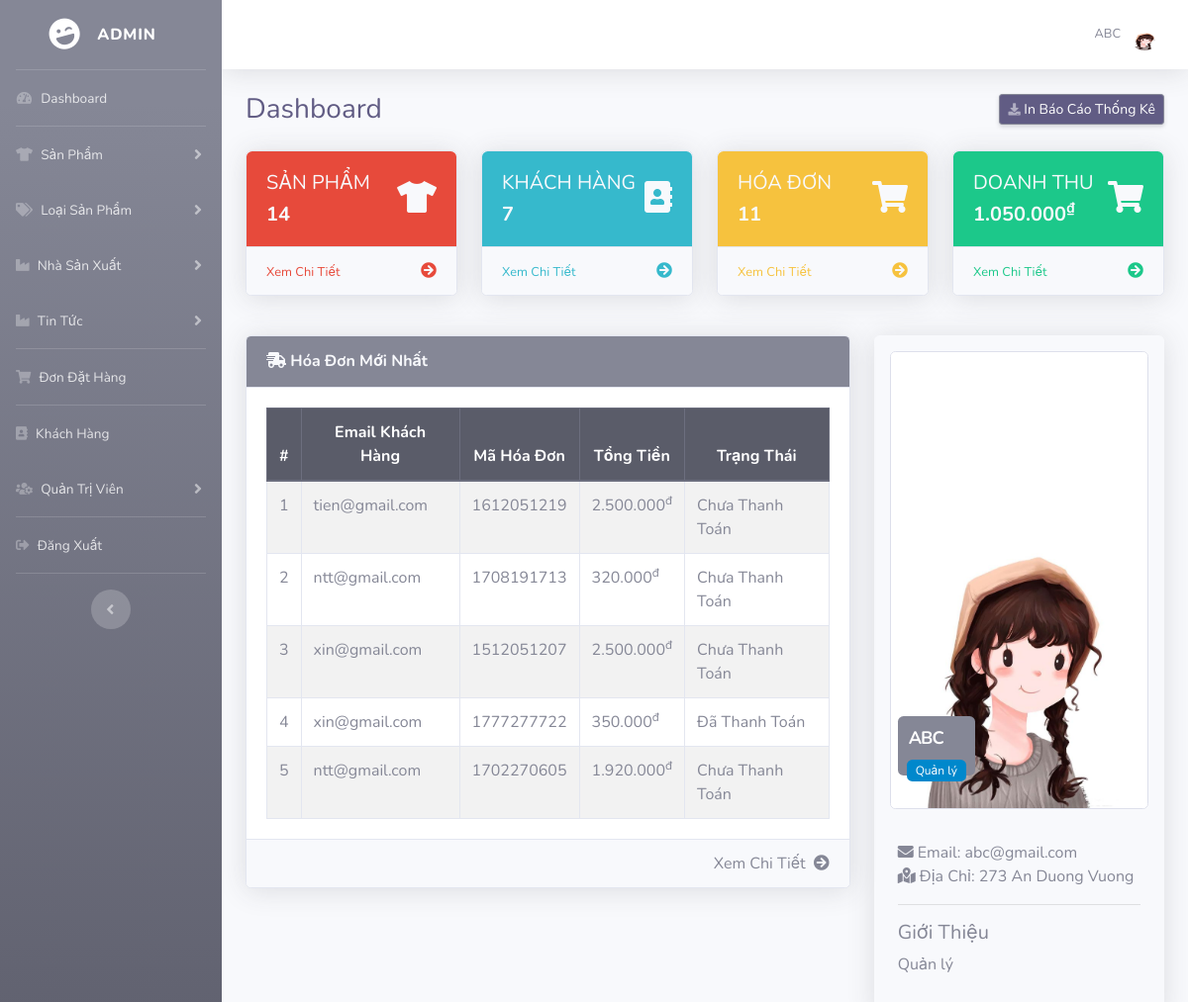
Page /quanao/admin/index.php?dashboard (signed in) on the committed database.
### tables this page shows
CREATE TABLE `hoadon` (
  `MA_HD` int(10) NOT NULL,
  `MA_KH` int(11) NOT NULL,
  `TONGTIEN` int(11) NOT NULL,
  `TRANGTHAI` text DEFAULT NULL,
  `admin_id` varchar(5) DEFAULT NULL,
  `phuong_thuc` varchar(255) NOT NULL
);

CREATE TABLE `kh` (
  `MA_KH` int(11) NOT NULL,
  `TEN_KH` varchar(50) NOT NULL,
  `EMAIL` varchar(50) NOT NULL,
  `MATKHAU` varchar(255) NOT NULL,
  `DIACHI` varchar(100) DEFAULT NULL,
  `AVATAR` varchar(500) DEFAULT NULL,
  `TRANGTHAI` varchar(10) DEFAULT NULL
);

### quanao/admin/includes/database.php (called while the page is built, shortened)
<?php
    class MyConnect {
        private $conn;
        public function __construct() {
            $this->host = "localhost";
            $this->user = "root";
            $this->passwd = "";
            $this->database = "clothingshop";
            $this->conn = new mysqli($this->host,$this->user,$this->passwd,$this->database, 3307);
        }
        public function isConnected() {
            return true;
        }
        public function query($query) {
            if($this->isConnected()) {
                $tableData = mysqli_query($this->conn,$query);
                return $tableData;
            }
        }
    }
?>

### quanao/admin/dashboard.php (the view)
<?php
if(!isset($_SESSION['admin_email'])){
    echo "<script>window.open('login.php','_self')</script>";
}
else {
    $get_products = "select * from SP";
    $run_query = $MyConn->query($get_products);
    $count_products = mysqli_num_rows($run_query);
    $get_bill = "select * from HOADON";
    $run_query = $MyConn->query($get_bill);
    $count_bills = mysqli_num_rows($run_query);
    $get_Income = 0;
    while($row = mysqli_fetch_array($run_query)) {
        if($row['TRANGTHAI'] == "Đã Thanh Toán") {
            $get_Income += $row['TONGTIEN'];
        }
    }
    $get_Customer = "select * from KH";
    $run_query = $MyConn->query($get_Customer);
    $count_customers = mysqli_num_rows($run_query);
?>
                    <div class="d-sm-flex align-items-center justify-content-between mb-4">
                        <h1 class="h3 mb-0 " style="color:#615c84">Dashboard</h1>
                        <a href="#" style="background-color:#615c84" class="d-none d-sm-inline-block btn btn-sm btn-secondary shadow-sm"><i
                                class="fas fa-download fa-sm text-white-50" ></i> In Báo Cáo Thống Kê</a>
                    </div>
                    <div class="row">
                        <div class="col-xl-3 col-md-6 mb-4">
                            <div class="card shadow h-100">
                                <div class="card-body btn-danger rounded-top">
                                    <div class="row no-gutters align-items-center">
                                        <div class="col mr-2"  >
                                            <div class="text-xs font-weight-bold text-light text-uppercase mb-1" >
                                                <h5>Sản phẩm</h5></div>
                                            <div class="h5 mb-0 font-weight-bold text-light"> <?php echo $count_products; ?>  </div>
                                        </div>
                                        <div class="col-auto">
                                            <i class="fas fa-tshirt fa-2x text-light"></i>
                                        </div>
                                    </div>
                                </div>
                                <div class="card-footer rounded-bottom">
                                    <span><a href="index.php?view_product" class="card-link small text-danger">Xem Chi Tiết</a></span>
                                    <span class="float-right "><i class="fa fa-arrow-circle-right text-danger"></i></span>
                                </div>
                            </div>
                        </div>
                        <div class="col-xl-3 col-md-6 mb-4">
                            <div class="card shadow h-100">
                                <div class="card-body bg-info rounded-top">
                                    <div class="row no-gutters align-items-center">
                                        <div class="col mr-2">
                                            <div class="text-xs font-weight-bold text-light text-uppercase mb-1">
                                                <h5>Khách Hàng</h5></div>
                                            <div class="h5 mb-0 font-weight-bold text-light"> <?php echo $count_customers; ?> </div>
                                        </div>
                                        <div class="col-auto">
                                            <i class="fas fa-address-book fa-2x text-light"></i>
                                        </div>
                                    </div>
                                </div>
                                <div class="card-footer rounded-bottom">
                                    <span><a href="index.php?view_customer" class="card-link small text-info">Xem Chi Tiết</a></span>
                                    <span class="float-right "><i class="fa fa-arrow-circle-right text-info"></i></span>
                                </div>
                            </div>
                        </div>
                        <div class="col-xl-3 col-md-6 mb-4">
                            <div class="card shadow h-100">
                                <div class="card-body bg-warning rounded-top">
                                    <div class="row no-gutters align-items-center">
                                        <div class="col mr-2">
                                            <div class="text-xs font-weight-bold text-light text-uppercase mb-1">
                                                <h5>HÓA ĐƠN</h5></div>
                                            <div class="h5 mb-0 font-weight-bold text-light"> <?php echo $count_bills; ?> </div>
                                        </div>
                                        <div class="col-auto">
                                            <i class="fas fa-shopping-cart fa-2x text-light"></i>
                                        </div>
                                    </div>
                                </div>
                                <div class="card-footer rounded-bottom">
                                    <span><a href="index.php?view_bill" class="card-link small text-warning">Xem Chi Tiết</a></span>
                                    <span class="float-right "><i class="fa fa-arrow-circle-right text-warning"></i></span>
                                </div>
                            </div>
                        </div>
                        <div class="col-xl-3 col-md-6 mb-4">
                            <div class="card shadow h-100">
                                <div class="card-body bg-success rounded-top">
                                    <div class="row no-gutters align-items-center">
                                        <div class="col mr-2">
                                            <div class="text-xs font-weight-bold text-light text-uppercase mb-1">
                                                <h5>DOANH THU</h5></div>
                                            <div class="h5 mb-0 font-weight-bold text-light"> <?php echo number_format($get_Income,0,",",".")."<sup>₫</sup>" ?> </div>
                                        </div>
                                        <div class="col-auto">
                                            <i class="fas fa-shopping-cart fa-2x text-light"></i>
                                        </div>
                                    </div>
                                </div>
                                <div class="card-footer rounded-bottom">
                                    <span><a href="index.php?view_bill" class="card-link small text-success">Xem Chi Tiết</a></span>
                                    <span class="float-right "><i class="fa fa-arrow-circle-right text-success"></i></span>
                                </div>
                            </div>
                        </div>
                </div>
                <div class="row mt-3">
                    <div class="col-lg-8">
                        <div class="card shadow mb-4">
                            <div class="card-header py-3 bg-secondary">
                                <h6 class="m-0 font-weight-bold text-light">
                                    <i class="fas fa-shipping-fast"></i>   Hóa Đơn Mới Nhất
                                </h6>
                            </div>
                            <div class="card-body ">
                                <div class="table-responsive">
                                    <table class="table table-hover table-bordered table-striped mb-0 table">
                                        <thead class="thead-dark text-center">
                                            <tr>
                                                <th class="text-center">#</th>
                                                <th>Email Khách Hàng</th>
                                                <th>Mã Hóa Đơn</th>
                                                <th>Tổng Tiền</th>
                                                <th>Trạng Thái</th>
                                            </tr>
                                        </thead>
                                        <tbody>
                                            <?php
                                                $i = 1;
                                                $getTopBillQuery = "SELECT EMAIL, MA_HD, HOADON.TRANGTHAI, TONGTIEN FROM HOADON, KH WHERE (KH.MA_KH = HOADON.MA_KH) ORDER BY RAND() LIMIT 5";
                                                $result = $MyConn->query($getTopBillQuery);
                                                while($row = mysqli_fetch_array($result)) {
                                                    $email = $row['EMAIL'];
                                                    $billID = $row['MA_HD'];
                                                    $status = $row['TRANGTHAI'];
                                                    $totalbill = $row['TONGTIEN'];
                                            ?>
                                            <tr>
                                                <td class="text-center"> <?php echo $i++; ?> </td>
                                                <td> <?php echo $email; ?> </td>
                                                <td> <?php echo $billID; ?> </td>
                                                <td> <?php echo number_format($totalbill,0,",","."); ?><sup>đ</sup></td>
                                                <td> <?php echo $status; ?> </td>
                                            </tr>
                                            <?php } ?>
                                        </tbody>
                                    </table>
                                </div>
                            </div>
                            <div class="card-footer">
                                <span class="float-right"><i class="fa fa-arrow-circle-right text-secondary"></i></span>
                                <span class="float-right"><a href="index.php?view_bill" class="card-link text-secondary mr-2"> Xem Chi Tiết</a></span>
                            </div>
                        </div>
                    </div>
                    <div class="col-md-4">
                        <div class="panel shadow mb-4 rounded">
                            <div class="panel-body">
                                <div class="thumb-info mb-md p-3 mb-3">
                                    <img src="<?php echo "admin_images/".$admin_image ?>" class="img-responsive img-thumbnail p-0">
                                    <div class="thumb-info-title ml-4 mb-0 rounded">
                                        <span class="thumb-info-inner"> <?php echo $admin_name; ?> </span>
                                        <span class="thumb-info-type rounded"> <?php echo $admin_pos; ?> </span>
                                    </div>
                                </div>
                                <div class=" mb-md pl-4 ">
                                    <div class="widget-content-expanded mr-4">
                                        <i class="fas fa-envelope"></i><span> Email: </span> <?php echo $admin_email; ?> <br>
                                        <i class="fas fa-map-marked-alt"></i><span> Địa Chỉ: </span> <?php echo $admin_address; ?>  <br>
                                    </div>
                                    <hr class="dotted short mr-4">
                                    <h5 class="text-muted ">Giới Thiệu</h5>
                                    <p class="mb-3">
                                        <?php echo $admin_about; ?>
                                    </p>
                                    <br>
                                </div>
                            </div>
                        </div>
                    </div>
<?php } ?>

### quanao/admin/index.php (shortened to what this page needs)
<?php
include("includes/database.php");
if(!isset($_SESSION['admin_email'])){
echo "<script>window.open('login.php','_self')</script>";
}
else {
?>
<?php
$MyConn = new MyConnect();
$admin_session = $_SESSION['admin_email'];
$getAdminQry = "select * from admin where Email='$admin_session'";
$getAdmin = $MyConn->query($getAdminQry);
$row_admin = mysqli_fetch_array($getAdmin);
$admin_name = $row_admin['Name'];
$admin_email = $row_admin['Email'];
$admin_image = $row_admin['Image'];
$admin_address = $row_admin['Address'];
$admin_pos = $row_admin['Position'];
$admin_about = $row_admin['About'];
?>
<!DOCTYPE html>
<html lang="en">
<head>
    <link href="vendor/fontawesome-free/css/all.min.css" rel="stylesheet" type="text/css">
    <link href="css/sb-admin-2.min.css" rel="stylesheet">
    <link href="css/thumb.css" rel="stylesheet">
    <link href="css/style.css" rel="stylesheet">
    <link href="vendor/datatables/dataTables.bootstrap4.min.css" rel="stylesheet">
</head>
<body id="page-top">
    <div id="wrapper">
    <?php include("includes/sidebars.php");  ?>
        <div id="content-wrapper" class="d-flex flex-column">
            <div id="content">
                <nav class="navbar navbar-expand navbar-light bg-white topbar mb-4 static-top shadow">
                    <ul class="navbar-nav ml-auto">
                        <li class="nav-item dropdown no-arrow">
                            <a class="nav-link dropdown-toggle" href="#" id="userDropdown" role="button"
                                data-toggle="dropdown" aria-haspopup="true" aria-expanded="false">
                                <span class="mr-2 d-none d-lg-inline text-gray-600 small"> <?php echo $admin_name ?></span>
                                <img class="img-profile rounded-circle"
                                    src="<?php echo "admin_images/".$admin_image ?>">
                            </a>
                        </li>
                    </ul>
                </nav>
                <div class="container-fluid">
                    <?php
                    if(isset($_GET['dashboard'])) {
                        include("dashboard.php");
                    }
                    ?>
                </div>
            </div>
        </div>
    </div>
</body>
</html>
<?php } ?>

### quanao/admin/css/thumb.css (style rules this page uses)
.thumb-info .thumb-info-title { background:#858796; bottom:10%; color:#fff; font-size:18px; font-weight: 700; left: 0; letter-spacing: -1px; padding: 9px 11px 9px; position: absolute; text-transform: uppercase; z-index: 1; }
.thumb-info .thumb-info-inner { display:block; }
.thumb-info .thumb-info-type { background-color: #0088cc; border-radius: 2px; display: inline-block; float:left; font-size:12px; font-weight:400; letter-spacing:0; margin: 8px -2px -15px -2px; padding: 2px 9px; text-transform:none; }
.thumb-info { position: relative; }

### rows in the picture
hoadon: kh.EMAIL "tien@gmail.com", MA_HD "1612051219", TONGTIEN "2.500.000", TRANGTHAI "Chưa Thanh Toán"
hoadon: kh.EMAIL "ntt@gmail.com", MA_HD "1708191713", TONGTIEN "320.000", TRANGTHAI "Chưa Thanh Toán"
hoadon: kh.EMAIL "xin@gmail.com", MA_HD "1512051207", TONGTIEN "2.500.000", TRANGTHAI "Chưa Thanh Toán"
hoadon: kh.EMAIL "xin@gmail.com", MA_HD "1777277722", TONGTIEN "350.000", TRANGTHAI "Đã Thanh Toán"
hoadon: kh.EMAIL "ntt@gmail.com", MA_HD "1702270605", TONGTIEN "1.920.000", TRANGTHAI "Chưa Thanh Toán"

### other values in the picture
$admin_name "ABC"
$count_products "14"
$count_customers "7"
$count_bills "11"
$get_Income "1.050.000"
$admin_pos "Quản lý"
$admin_email "abc@gmail.com"
$admin_address "273 An Duong Vuong"
$admin_about "Quản lý"
